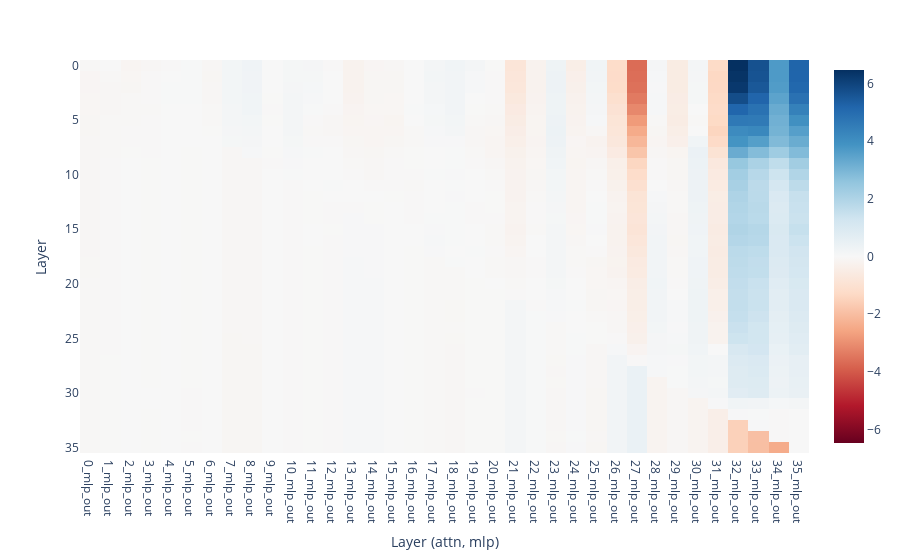

Notebook cell for this chart:
### Code cell
plot_ablate_idx_x_effect_idx_sum(total_direct_effect_target, target_direct_effect_ref, labels, key="mlp")

### Figure 1 — Plotly figure (JSON) as saved in the notebook; plotly's stock layout.template omitted (floating-point values rounded to 4 significant figures; data arrays with more than 128 entries replaced by an {"elided": "..."} marker saying what was removed)
{"data": [{"coloraxis": "coloraxis", "hovertemplate": "Layer (attn, mlp): %{x}<br>Layer: %{y}<br>color: %{z}<extra></extra>", "name": "0", "type": "heatmap", "x": ["0_mlp_out", "1_mlp_out", "2_mlp_out", "3_mlp_out", "4_mlp_out", "5_mlp_out", "6_mlp_out", "7_mlp_out", "8_mlp_out", "9_mlp_out", "10_mlp_out", "11_mlp_out", "12_mlp_out", "13_mlp_out", "14_mlp_out", "15_mlp_out", "16_mlp_out", "17_mlp_out", "18_mlp_out", "19_mlp_out", "20_mlp_out", "21_mlp_out", "22_mlp_out", "23_mlp_out", "24_mlp_out", "25_mlp_out", "26_mlp_out", "27_mlp_out", "28_mlp_out", "29_mlp_out", "30_mlp_out", "31_mlp_out", "32_mlp_out", "33_mlp_out", "34_mlp_out", "35_mlp_out"], "xaxis": "x", "yaxis": "y", "z": {"elided": "36x36 float values"}}], "layout": {"autosize": true, "coloraxis": {"cmid": 0, "colorscale": [[0, "rgb(103,0,31)"], [0.1, "rgb(178,24,43)"], [0.2, "rgb(214,96,77)"], [0.3, "rgb(244,165,130)"], [0.4, "rgb(253,219,199)"], [0.5, "rgb(247,247,247)"], [0.6, "rgb(209,229,240)"], [0.7, "rgb(146,197,222)"], [0.8, "rgb(67,147,195)"], [0.9, "rgb(33,102,172)"], [1, "rgb(5,48,97)"]]}, "margin": {"t": 60}, "xaxis": {"anchor": "y", "autorange": true, "constrain": "domain", "domain": [0, 1], "range": [-0.5, 35.5], "scaleanchor": "y", "title": {"text": "Layer (attn, mlp)"}, "type": "category"}, "yaxis": {"anchor": "x", "autorange": true, "constrain": "domain", "domain": [0, 1], "range": [35.5, -0.5], "title": {"text": "Layer"}}}}
